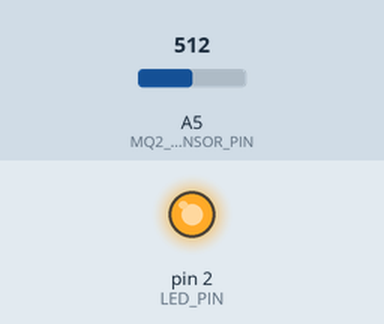
This sketch was run on a simulated Arduino Uno, built with avr-gcc and run on an emulated ATmega328P. Parts: output pins drawn as LEDs (lit = HIGH). The test bench sets the inputs (shaded band); at power-on: A5 (MQ2_SENSOR_PIN) = 512. What the sketch prints to the serial monitor is not drawn.

Above: at 1.2 s.
1.3 s: A5 (MQ2_SENSOR_PIN) set to 157
4.6 s: A5 (MQ2_SENSOR_PIN) set to 134
At 5.8 s:
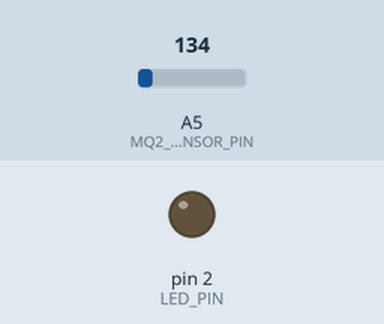
6.6 s: A5 (MQ2_SENSOR_PIN) set to 1023
At 8.0 s:
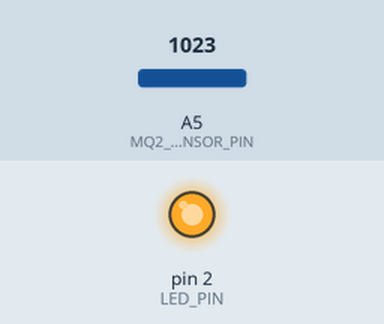
8.6 s: A5 (MQ2_SENSOR_PIN) set to 140
At 10.1 s:
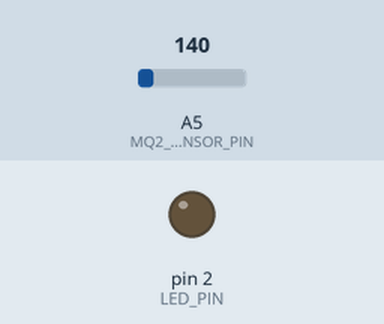
Timing chart, 0 to 11.6 s (numbered marks = the images above; inputs shaded):
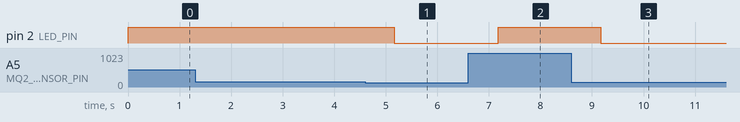

The sketch:

Smoke_Alarm_System.ino
```cpp
// Define the pin for the MQ-2 sensor
#define MQ2_SENSOR_PIN A5

// Define the LED pin to indicate gas detection
#define LED_PIN 2

void setup() {
  Serial.begin(600);
  pinMode(MQ2_SENSOR_PIN, INPUT);
  pinMode(LED_PIN, OUTPUT);
}

void loop() {
  // Read analog value from the MQ-2 sensor
  int sensorValue = analogRead(MQ2_SENSOR_PIN);

  // Print the sensor value to serial monitor
  Serial.print("MQ-2 Sensor Value: ");
  Serial.println(sensorValue);

  // If the sensor value exceeds a certain threshold, indicate gas detection
  if (sensorValue > 150) {
    digitalWrite(LED_PIN, HIGH); // Turn on LED
    Serial.println("Gas detected!");
  } else {
    digitalWrite(LED_PIN, LOW); // Turn off LED
  }

  delay(100); // Delay for stability
}
```

Measured:
- the behaviour switches between 151 and 150 on A5 (MQ2_SENSOR_PIN) (found by bisection; images 0 and 1)
- after the input at 1.3 s, every drawn part: stays the same
- after the input at 4.6 s, pin 2 (LED_PIN): HIGH → LOW after 0.57 s
- after the input at 6.6 s, pin 2 (LED_PIN): LOW → HIGH after 0.58 s
- after the input at 8.6 s, pin 2 (LED_PIN): HIGH → LOW after 0.57 s
